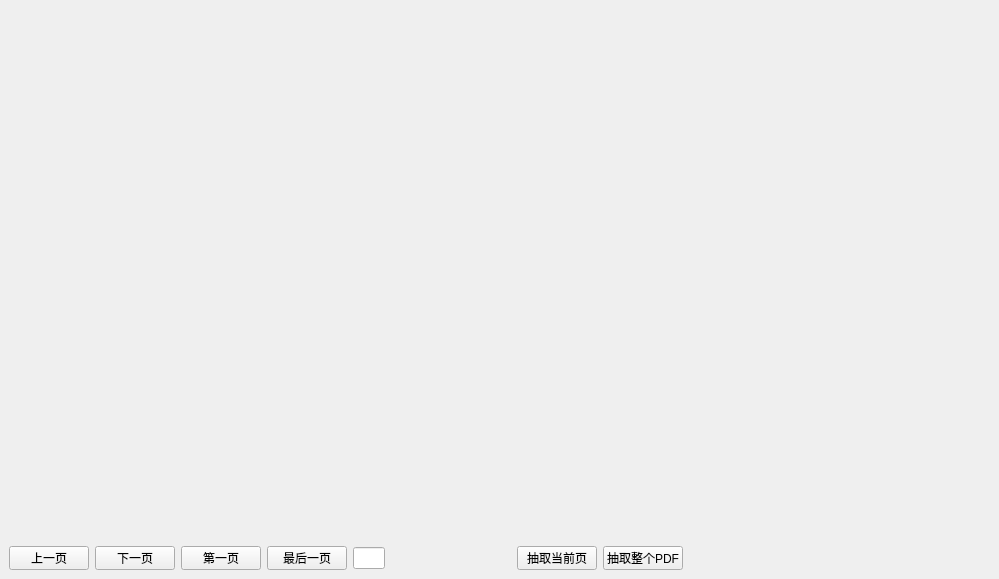
<?xml version="1.0" encoding="UTF-8"?>
<ui version="4.0">
 <class>SinglePdfPageWindow</class>
 <widget class="QWidget" name="SinglePdfPageWindow">
  <property name="geometry">
   <rect>
    <x>0</x>
    <y>0</y>
    <width>999</width>
    <height>579</height>
   </rect>
  </property>
  <property name="windowTitle">
   <string>Form</string>
  </property>
  <layout class="QVBoxLayout" name="verticalLayout">
   <property name="spacing">
    <number>0</number>
   </property>
   <property name="leftMargin">
    <number>0</number>
   </property>
   <property name="topMargin">
    <number>0</number>
   </property>
   <property name="rightMargin">
    <number>0</number>
   </property>
   <property name="bottomMargin">
    <number>0</number>
   </property>
   <item>
    <widget class="QWidget" name="wgtClient" native="true"/>
   </item>
   <item>
    <widget class="QWidget" name="wgtToolbar" native="true">
     <property name="minimumSize">
      <size>
       <width>0</width>
       <height>42</height>
      </size>
     </property>
     <property name="maximumSize">
      <size>
       <width>16777215</width>
       <height>42</height>
      </size>
     </property>
     <layout class="QHBoxLayout" name="horizontalLayout">
      <item>
       <widget class="QPushButton" name="btnPre">
        <property name="text">
         <string>上一页</string>
        </property>
       </widget>
      </item>
      <item>
       <widget class="QPushButton" name="btnNext">
        <property name="text">
         <string>下一页</string>
        </property>
       </widget>
      </item>
      <item>
       <widget class="QPushButton" name="btnFirst">
        <property name="text">
         <string>第一页</string>
        </property>
       </widget>
      </item>
      <item>
       <widget class="QPushButton" name="btnLast">
        <property name="text">
         <string>最后一页</string>
        </property>
       </widget>
      </item>
      <item>
       <widget class="QLineEdit" name="edtPage">
        <property name="maximumSize">
         <size>
          <width>120</width>
          <height>16777215</height>
         </size>
        </property>
        <property name="alignment">
         <set>Qt::AlignRight|Qt::AlignTrailing|Qt::AlignVCenter</set>
        </property>
       </widget>
      </item>
      <item>
       <widget class="QLabel" name="lblPage">
        <property name="minimumSize">
         <size>
          <width>120</width>
          <height>0</height>
         </size>
        </property>
        <property name="text">
         <string/>
        </property>
       </widget>
      </item>
      <item>
       <widget class="QPushButton" name="btnGetText">
        <property name="text">
         <string>抽取当前页</string>
        </property>
       </widget>
      </item>
      <item>
       <widget class="QPushButton" name="btnGetAllPdfText">
        <property name="text">
         <string>抽取整个PDF</string>
        </property>
       </widget>
      </item>
      <item>
       <spacer name="horizontalSpacer">
        <property name="orientation">
         <enum>Qt::Horizontal</enum>
        </property>
        <property name="sizeHint" stdset="0">
         <size>
          <width>382</width>
          <height>20</height>
         </size>
        </property>
       </spacer>
      </item>
     </layout>
    </widget>
   </item>
  </layout>
 </widget>
 <resources/>
 <connections/>
</ui>
